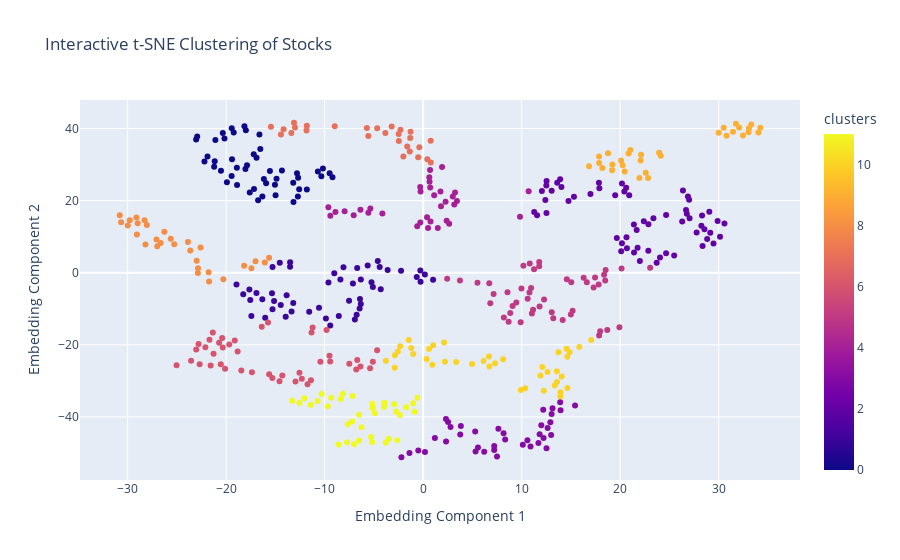

Notebook source saved alongside this figure:
### Code cell
fig = px.scatter(
    merged_tsne,
    x='EM1',
    y='EM2',
    color='clusters',
    hover_name='Symbol',
    hover_data=['Sector', 'Name'],
    title='Interactive t-SNE Clustering of Stocks',
    labels={'EM1': 'Embedding Component 1', 'EM2': 'Embedding Component 2', 'Name': 'Symbol', 'Sector': 'Sector', 'Name': 'Name'}
)
fig.show()

### Figure 1 — Plotly figure (JSON) as saved in the notebook; plotly's stock layout.template omitted (floating-point values rounded to 4 significant figures; data arrays with more than 128 entries replaced by an {"elided": "..."} marker saying what was removed)
{"data": [{"customdata": {"elided": "485x2 str values"}, "hovertemplate": "<b>%{hovertext}</b><br><br>Embedding Component 1=%{x}<br>Embedding Component 2=%{y}<br>Sector=%{customdata[0]}<br>Name=%{customdata[1]}<br>clusters=%{marker.color}<extra></extra>", "hovertext": {"elided": "485 str values"}, "legendgroup": "", "marker": {"color": {"elided": "485 int values"}, "coloraxis": "coloraxis", "symbol": "circle"}, "mode": "markers", "name": "", "orientation": "v", "showlegend": false, "type": "scatter", "x": {"elided": "485 float values"}, "xaxis": "x", "y": {"elided": "485 float values"}, "yaxis": "y"}], "layout": {"coloraxis": {"colorbar": {"title": {"text": "clusters"}}, "colorscale": [[0, "#0d0887"], [0.1111, "#46039f"], [0.2222, "#7201a8"], [0.3333, "#9c179e"], [0.4444, "#bd3786"], [0.5556, "#d8576b"], [0.6667, "#ed7953"], [0.7778, "#fb9f3a"], [0.8889, "#fdca26"], [1, "#f0f921"]]}, "legend": {"tracegroupgap": 0}, "title": {"text": "Interactive t-SNE Clustering of Stocks"}, "xaxis": {"anchor": "y", "domain": [0, 1], "title": {"text": "Embedding Component 1"}}, "yaxis": {"anchor": "x", "domain": [0, 1], "title": {"text": "Embedding Component 2"}}}}
